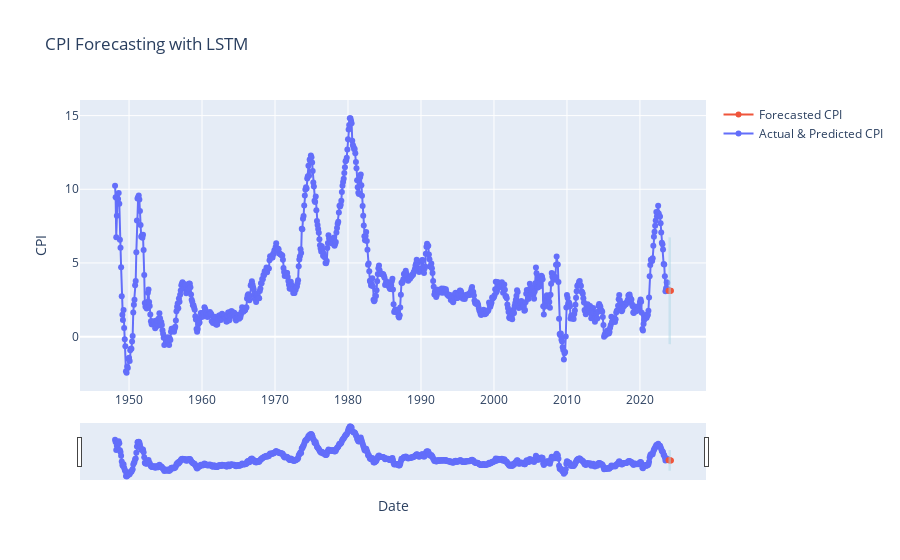

Write notebook code for a chart like this one.
### Code cell
import plotly.graph_objs as go

# Assuming plot_data and forecast_df are already defined and contain the necessary data

# Combine actual and forecasted data into a single DataFrame for plotting
combined_df = pd.concat([plot_data[['Date', 'Predicted CPI']], forecast_df])

# Plotting the data
fig = go.Figure()

# Trace for the actual and previously predicted CPI
fig.add_trace(go.Scatter(
    x=combined_df['Date'],
    y=combined_df['Predicted CPI'],
    mode='lines+markers',  # Change to 'lines+markers' if you want to highlight individual points
    name='Actual & Predicted CPI'
))

# Traces for the forecasted CPI with confidence intervals
fig.add_trace(go.Scatter(
    x=forecast_df['Date'],
    y=forecast_df['Forecasted CPI'],
    mode='lines+markers',
    name='Forecasted CPI'
))
fig.add_trace(go.Scatter(
    x=forecast_df['Date'],
    y=forecast_df['Lower Bound CI'],
    mode='lines',
    line=dict(width=0),
    showlegend=False
))
fig.add_trace(go.Scatter(
    x=forecast_df['Date'],
    y=forecast_df['Upper Bound CI'],
    mode='lines',
    fill='tonexty',
    fillcolor='rgba(173, 216, 230, 0.5)',  # Adjust opacity for visibility
    line=dict(width=0),
    showlegend=False
))

# Update layout
fig.update_layout(
    title='CPI Forecasting with LSTM',
    xaxis_title='Date',
    yaxis_title='CPI',
    xaxis_rangeslider_visible=True
)

# Show the figure
fig.show()

### Figure 1 — Plotly figure (JSON) as saved in the notebook; plotly's stock layout.template omitted (floating-point values rounded to 4 significant figures; data arrays with more than 128 entries replaced by an {"elided": "..."} marker saying what was removed)
{"data": [{"mode": "lines+markers", "name": "Actual & Predicted CPI", "type": "scatter", "x": {"elided": "914 str values"}, "y": {"elided": "914 float values"}}, {"mode": "lines+markers", "name": "Forecasted CPI", "type": "scatter", "x": ["2023-12-01T00:00:00", "2024-01-01T00:00:00", "2024-02-01T00:00:00", "2024-03-01T00:00:00", "2024-04-01T00:00:00"], "y": [3.117, 3.115, 3.112, 3.11, 3.108]}, {"line": {"width": 0}, "mode": "lines", "showlegend": false, "type": "scatter", "x": ["2023-12-01T00:00:00", "2024-01-01T00:00:00", "2024-02-01T00:00:00", "2024-03-01T00:00:00", "2024-04-01T00:00:00"], "y": [-0.5021, -0.5047, -0.5071, -0.5095, -0.5117]}, {"fill": "tonexty", "fillcolor": "rgba(173, 216, 230, 0.5)", "line": {"width": 0}, "mode": "lines", "showlegend": false, "type": "scatter", "x": ["2023-12-01T00:00:00", "2024-01-01T00:00:00", "2024-02-01T00:00:00", "2024-03-01T00:00:00", "2024-04-01T00:00:00"], "y": [6.737, 6.734, 6.732, 6.729, 6.727]}], "layout": {"title": {"text": "CPI Forecasting with LSTM"}, "xaxis": {"rangeslider": {"visible": true}, "title": {"text": "Date"}}, "yaxis": {"title": {"text": "CPI"}}}}
